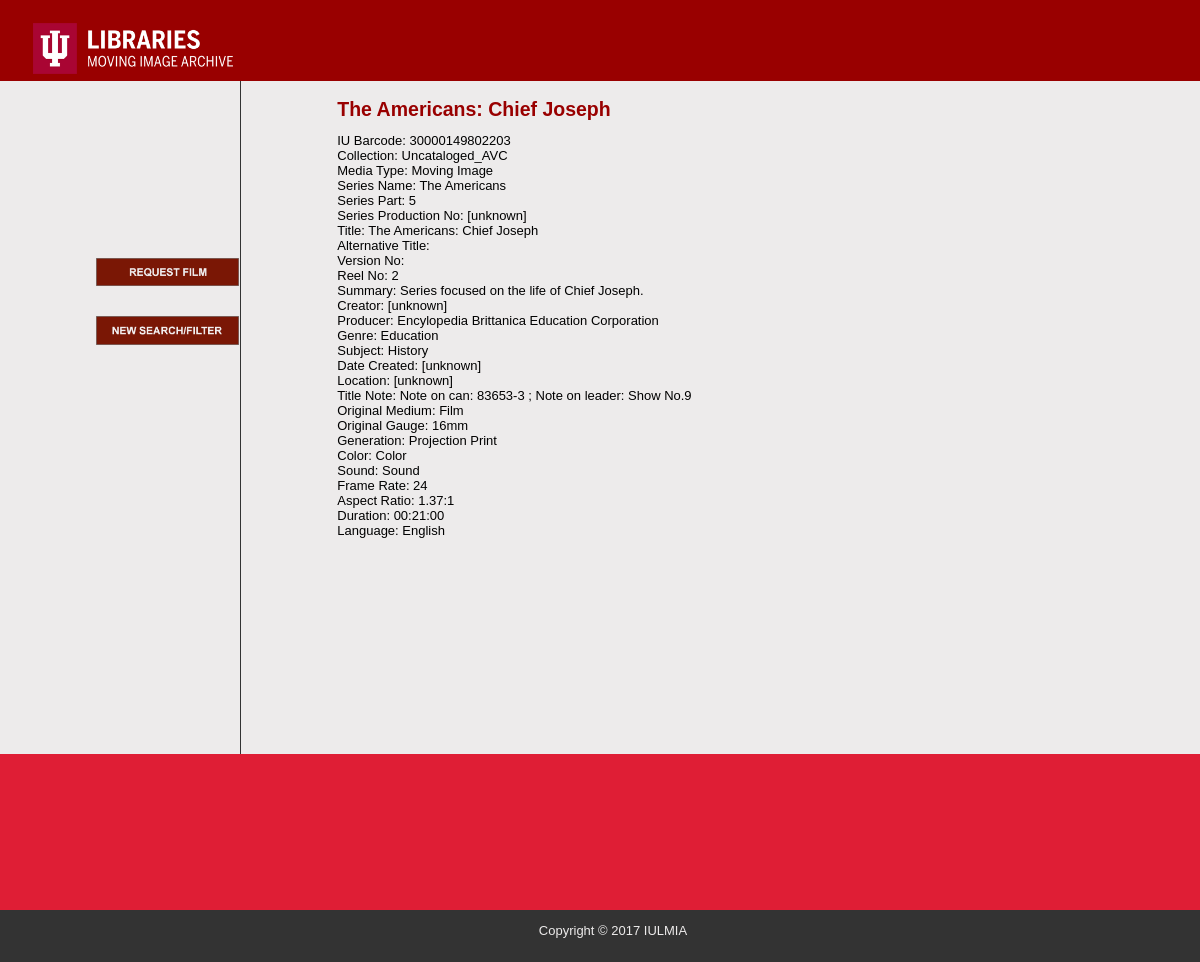
The app's page /moviepage.php?movieid=30000149802203 with its own data.
### tables this page shows
CREATE TABLE BIB_BASIC (
    Bib_IU_Barcode varchar(20) not null,
    Bib_Collection varchar(200) not null,
    Bib_Media_Type varchar(20),
    Bib_Series_Name varchar(200),
    Bib_Series_Part varchar(10),
    Bib_Series_Production_No varchar(25),
    Bib_Title varchar(200) not null,
    Bib_Alternative_Title varchar(200),
    Bib_Version_No smallint,
    Bib_Reel_No smallint,
    Bib_Summary varchar(200),
    Bib_Creator varchar(50),
    Bib_Producer varchar(50),
    Bib_Genre varchar(25) not null,
    Bib_Subject varchar(50) not null,
    Bib_Date_Created varchar(200),
    Bib_Location varchar(200),
    Bib_Title_Note varchar(200),
    Bib_Original_Medium varchar(15),
    Bib_Original_Gauge varchar(25),
    Bib_Generation varchar(50),
    Bib_Color varchar(20),
    Bib_Sound varchar(15),
    Bib_Frame_Rate int,
    Bib_Aspect_Ratio varchar(10),
    Bib_Duration time,
    Bib_Language varchar(50),
    primary key (Bib_IU_Barcode)
);

### includes/functions.php (called while the page is built, shortened)
<?php
	function fetch_details_movie($movie_id) {
		global $connection;
		$query = "Select * from BIB_BASIC where Bib_IU_Barcode = $movie_id";
		$movie_details = mysqli_query($connection, $query);
		return $movie_details;
	}
?>

### public/moviepage.php (the view)
<?php require_once("../includes/data/db_config.php"); ?>
<?php require_once("../includes/functions.php"); ?>
<?php include("../includes/templates/header.php"); ?>
<div id="main">
	<table>
		<tr>
			<td width="20%"><div id="navigation" style="padding-left: 40%; padding-bottom: 98%">
				<a href="login.php"><img src="../public/images/RequestFilmN.png" alt="Request Film" width="100%"></a>
				<br>
				<br>
				<br>
				<a href="index.php"><img src="../public/images/NewSearchFilter_N.png" alt="New SF" width="100%"></a>
			</div></td>
			<td width="80%"><div id="page">
			<?php
				if(isset($_GET["movieid"])) {
					$movie_details = fetch_details_movie($_GET["movieid"]);
					$output = "<h2>";
					while ($mov = mysqli_fetch_assoc($movie_details)) {
						$output .= $mov["Bib_Title"] . "</h2>";
						$output .= "IU Barcode: " . $mov["Bib_IU_Barcode"] . "<br>";
						$output .= "Collection: " . $mov["Bib_Collection"] . "<br>";
						$output .= "Media Type: " . $mov["Bib_Media_Type"] . "<br>";
						$output .= "Series Name: " . $mov["Bib_Series_Name"] . "<br>";
						$output .= "Series Part: " . $mov["Bib_Series_Part"] . "<br>";
						$output .= "Series Production No: " . $mov["Bib_Series_Production_No"] . "<br>";
						$output .= "Title: " . $mov["Bib_Title"] . "<br>";
						$output .= "Alternative Title: " . $mov["Bib_Alternative_Title"] . "<br>";
						$output .= "Version No: " . $mov["Bib_Version_No"] . "<br>";
						$output .= "Reel No: " . $mov["Bib_Reel_No"] . "<br>";
						$output .= "Summary: " . $mov["Bib_Summary"] . "<br>";
						$output .= "Creator: " . $mov["Bib_Creator"] . "<br>";
						$output .= "Producer: " . $mov["Bib_Producer"] . "<br>";
						$output .= "Genre: " . $mov["Bib_Genre"] . "<br>";
						$output .= "Subject: " . $mov["Bib_Subject"] . "<br>";
						$output .= "Date Created: " . $mov["Bib_Date_Created"] . "<br>";
						$output .= "Location: " . $mov["Bib_Location"] . "<br>";
						$output .= "Title Note: " . $mov["Bib_Title_Note"] . "<br>";
						$output .= "Original Medium: " . $mov["Bib_Original_Medium"] . "<br>";
						$output .= "Original Gauge: " . $mov["Bib_Original_Gauge"] . "<br>";
						$output .= "Generation: " . $mov["Bib_Generation"] . "<br>";
						$output .= "Color: " . $mov["Bib_Color"] . "<br>";
						$output .= "Sound: " . $mov["Bib_Sound"] . "<br>";
						$output .= "Frame Rate: " . $mov["Bib_Frame_Rate"] . "<br>";
						$output .= "Aspect Ratio: " . $mov["Bib_Aspect_Ratio"] . "<br>";
						$output .= "Duration: " . $mov["Bib_Duration"] . "<br>";
						$output .= "Language: " . $mov["Bib_Language"] . "<br>";
					}
					echo "$output";
				}
			?>
			</div></td>
		</tr>
	</table>
</div>
<?php include("../includes/templates/footer.php"); ?>

### public/css/public.css (style rules this page uses)
html { height: 100%; width: 100%; }
body { width: 100%; height: 100%; margin: 0; padding: 0; border: 0; font-family: Verdana, Arial, Helvetica, sans-serif; font-size: 13px; line-height: 15px; background: #EDEBEB; }
#main { width: 100%; background: #EDEBEB; overflow: auto; position: relative; }
#navigation { float: left; margin: 0; color: #191919; background: #EDEBEB; }
#navigation a { color: #191919; text-decoration: none; }
#page { float: left; margin: 0; padding-left: 10%; background: #EDEBEB; padding-bottom: 22.5%; }
#page h2 { color: #990000; margin-top: 1em; text-align: left; }
table { border-collapse: collapse; }
table td { border: 1px solid #333333; }
table tr:first-child td { border-top: 0; }
table tr:last-child td { border-bottom: 0; }
table tr td:first-child { border-left: 0; }
table tr td:last-child { border-right: 0; }

### records on screen
bib_basic: Bib_Title "The Americans: Chief Joseph", Bib_IU_Barcode "30000149802203", Bib_Collection "Uncataloged_AVC", Bib_Media_Type "Moving Image", Bib_Series_Name "The Americans", Bib_Series_Part "5", Bib_Series_Production_No "[unknown]", Bib_Reel_No "2", Bib_Summary "Series focused on the life of Chief Joseph.", Bib_Creator "[unknown]", Bib_Producer "Encylopedia Brittanica Education Corporation", Bib_Genre "Education", Bib_Subject "History", Bib_Date_Created "[unknown]", Bib_Location "[unknown]", Bib_Title_Note "Note on can: 83653-3 ; Note on leader: Show No.9", Bib_Original_Medium "Film", Bib_Original_Gauge "16mm", Bib_Generation "Projection Print", Bib_Color "Color", Bib_Sound "Sound", Bib_Frame_Rate "24", Bib_Aspect_Ratio "1.37:1", Bib_Duration "00:21:00", Bib_Language "English"
